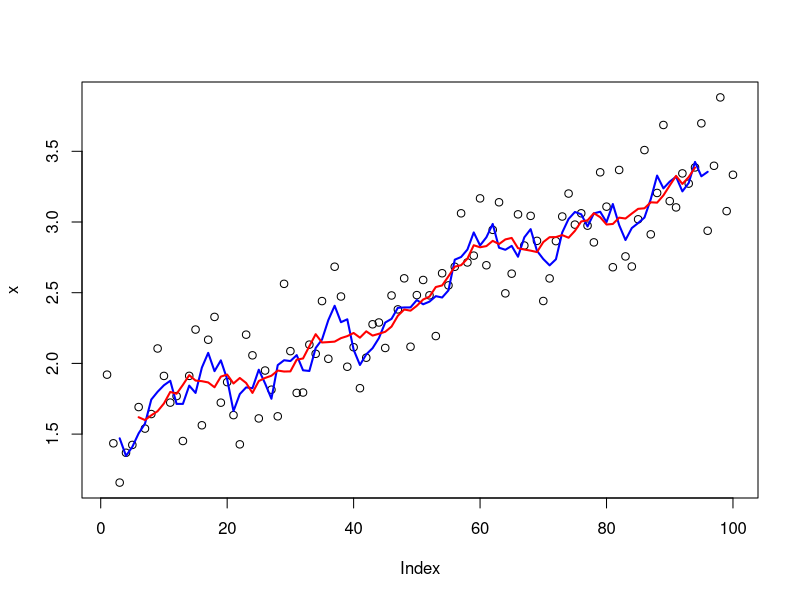
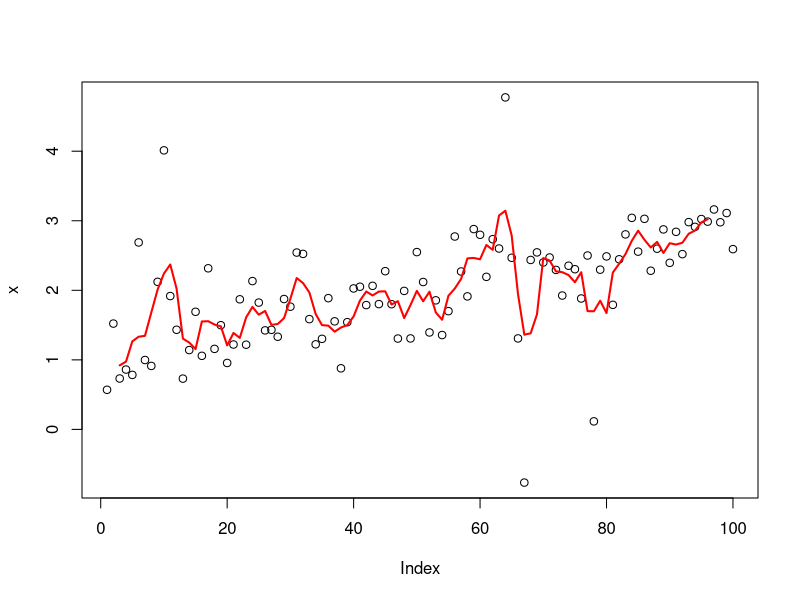
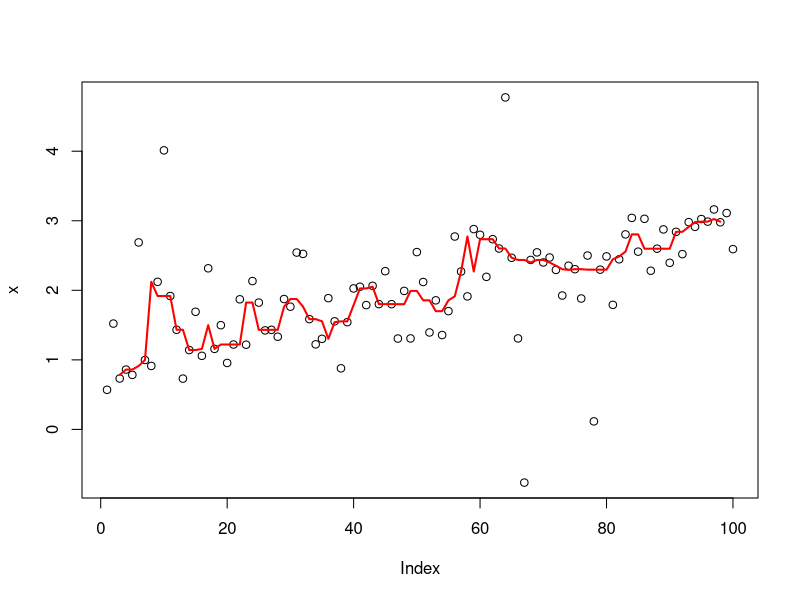

Generate these figures, in order, with R: (Note: this script raises an error after producing the figures.)
# Functionals -------------------------------------------------------------
# Functionals take a function as an input and return a vector as an output. For 
# e.g.
randomise <- function(f) {
 f(runif(1e3))
}
randomise(mean)
randomise(mean)
randomise(sum)

# Three frequently used functionals are lapply, apply, and tapply. Functionals are
# a common alternative to for loops. Although for loops can be slow, it is mainly
# the fact that they can be inclear ito what they are iterating over, i.e. they 
# are not very expressive. Functionals are also useful for encapsulating common
# data manipulation tasks like split-apply-combine, for thinking 'functionally'
# and for working with mathematical functions.

# Functionals also reduce code bugs. Note that it is always important to first
# build the tools and functions for the problem. Once you have solved the problem,
# then one can focus on speed.

## My first functional: lapply() -------------------------------------------
# The simplest functional is lapply(). lapply() takes a function, applies it to
# each element in a list, and returns the results in the form of a list. Although
# lapply() is written in C for performance, we can create a simple R 
# implementation that does the same thing:
lapply2 <- function(x, f, ...) {
 out <- vector("list", length(x))
 for (i in seq_along(x)) {
  out[[i]] <- f(x[[i]], ...)
 }

  out

}
# From the above code, one can see that lapply() is a wrapper function for a 
# common loop pattern: create a container output, apply f() to each component of
# a list, and fill the container with the results. All other for loop functionals
# are variations of this theme: they simply use different types of input or 
# output.

### Looping patterns --------------------------------------------------------
# It's useful to remember that there are three basic ways to loop over a vector:
 # 1. loop over the elements: for (x in s)
 # 2. loop over the numeric indices: for (i in seq_along(xs))
 # 3. loop over the names: for (nm in names(xs))

# The first form is usually not a good choice for a for loop because it leads to
# inefficient ways of saving output. It's slow because each time you extend the
# vector, R has to copy in all of the existing elements. This is the easiest with
# the second form:
xs <- runif(1e3)
res <- numeric(length(xs))
for (i in seq_along(xs)) {
 res[i] <- sqrt(xs[i])
}

# Just as there three basic ways to use a for loop, there are three basic ways
# to use lapply():
lapply(xs, function(x) {})
lapply(seq_along(xs), function(i) {})
lapply(names(xs), function(nm) {})

### Exercises ---------------------------------------------------------------
# Use both for loops and lapply() to fit linear models to the mtcars using the
# formulas stored in this list:
formulas <- list(
 mpg ~ disp,
 mpg ~ I(1 / disp),
 mpg ~ disp + wt,
 mpg ~ I(1 / disp) + wt
)

# Create input list:
data_out <- as.list(numeric(length(formulas)))
# Loop over list:
for (i in seq_along(formulas)) {
 data_out[[i]] <- lm(formulas[[i]], data = mtcars)

 print(data_out) 
}
# lapply:
lapply(formulas, lm, data = mtcars)

## For loop functionals: friends of lapply() -------------------------------
# The key to using functionals in place of for loops is recognising that common
# looping patterns are already implemented in existing base functionals. Once
# you've mastered base functionals, the next step is to write your own: if you're
# duplicating the same looping patterns in many places, you should extract it
# out into its own.

### Vector output: sapply() and vapply() ------------------------------------
# sapply and vapply simplify their output to be an atomic vector. vapply() is 
# better suited for use within other functions, than sapply(). For example, 
# when given an empty list, sapply() returns another empty list instead of the
# more correct zero-length vector.
sapply(mtcars, is.numeric)
vapply(mtcars, is.numeric, logical(1))
sapply(list(), is.numeric)
vapply(list(), is.numeric, logical(1))
# ... so, if the function returns results of different types or lengths, sapply()
# will silently return a list, while vapply() will throw an error. Hence, sapply
# is dangerous when writing functions.

### Multiple inputs: map (and mapply) ---------------------------------------
# Briefly, Map is useful when you want to use a function with two inputs. For
# example, weighted mean(). Map() is equivalent to mapply() but with simplify = 
# FALSE; mapply can add more complication for little gain.

### Rolling computations ----------------------------------------------------
# You can create your own functionals too. For example, if you were interested 
# in smoothing your data using a rolling (or running) mean function:
roll_mean <- function(x, n) {
 out <- rep(NA, length(x))
 
 offset <- trunc(n/ 2)
 
 for (i in (offset + 1):(length(x) - n + offset - 1)) {
  out[i] <- mean(x[(i - offset):(i + offset - 1)])
 }
 
 out
}
# Create simulated data:
x <- seq(1, 3, length = 1e2) + runif(1e2)
plot(x)
lines(roll_mean(x, 5), col = "blue", lwd = 2)
lines(roll_mean(x, 10), col = "red", lwd = 2)

# In this case, if the noise was more variable (i.e. it has a longer tail), you
# might worry that the rolling mean was too sensitive to outliers. Instead, you
# might want to compute a rolling median:
x <- seq(1, 3, length = 1e2) + rt(1e2, df = 2) / 3
plot(x)
lines(roll_mean(x, 5), col = "red", lwd = 2)

# To change roll_mean to roll_median, all you need to do is replace mean with 
# median inside loop. Instead of copy/paste, we could extract the idea of 
# computing a rolling summary into its own function:
roll_apply <- function(x, n, f, ...) {
 # Create out vector
 out <- rep(NA, length(x))
 # Offset
 offset <- trunc(n / 2)
 # Loop over data:
 for (i in (offset + 1):(length(x) - n + offset + 1)) {
  out[i] <- f(x[(i - offset):(i + offset)], ...)
 }
 # Print:
 out
}
plot(x)
lines(roll_apply(x, 5, median), col = "red", lwd = 2)

### Parallelosation ---------------------------------------------------------
# Since we can compute each element in any order, it is easy to dispatch the 
# tasks to different cores, and compute them in parallel. This is what
# parallel::mcapply and parallel:map do.
library(parallel)
unlist(mclapply(1:10, sqrt, mc.cores = 4))

# Important note: in this case, mclapply is actually *slower* than lapply. This
# is because the cost of individual computations is low, and additional work is
# needed to send the computation to different cores and collect results.

# If we use a different example, however, by taking bootstrap replicates of a
# linear model, the advantages are clear:
boot_df <- function(x) {
 x[sample(nrow(x), replace = TRUE), ]

 }

r_sqrd <- function(mod) {
 summary(mod)$r.square
 
}

boot_lm <- function(i) {
 r_sqrd(lm(mpg ~ wt + disp, data = boot_df(mtcars)))

 }

# Without parallelisation:
system.time(lapply(1:500, boot_lm))
# With parallelosation:
system.time(mclapply(1:500, boot_lm, mc.cores = 2))

# Note: increasing the number of cores will not always lead to linear gains,
# switching from lapply or Map to its parallel forms can dramatically improve
# computational performance!

## Exercises 11.2.5 ----------------------------------------------------------
# 1.
## a)
df_1 <- data.frame(
 x = sample(x = 1:10, size = 100, replace = TRUE),
 y = rt(n = 100, df = 2),
 z = rbeta(n = 100, shape1 = 0.5, shape2 = 0.5)
 )
vapply(df_1, sd, FUN.VALUE = numeric(1))

## b)
if (vapply(mtcars, is.numeric, FUN.VALUE = logical(1))) {
 vapply(mtcars, sd, FUN.VALUE = numeric(1))
 }
# Exercises are interesting but relatively easy - moving on...

## Manipulating matrices and data frames -----------------------------------
# This section will cover three categories of data structure functionals:

# apply(), sweep(), outer(), and how they work with matrices
# tapply() summarises a vector by groups defined by another vector
# the plyr::package, which generalises tapply() to make it easy to work with 
# data frames, lists, or arrays as inputs, and data frames, lists, or arrays as
# outputs.

### Matrix and array operations ---------------------------------------------
